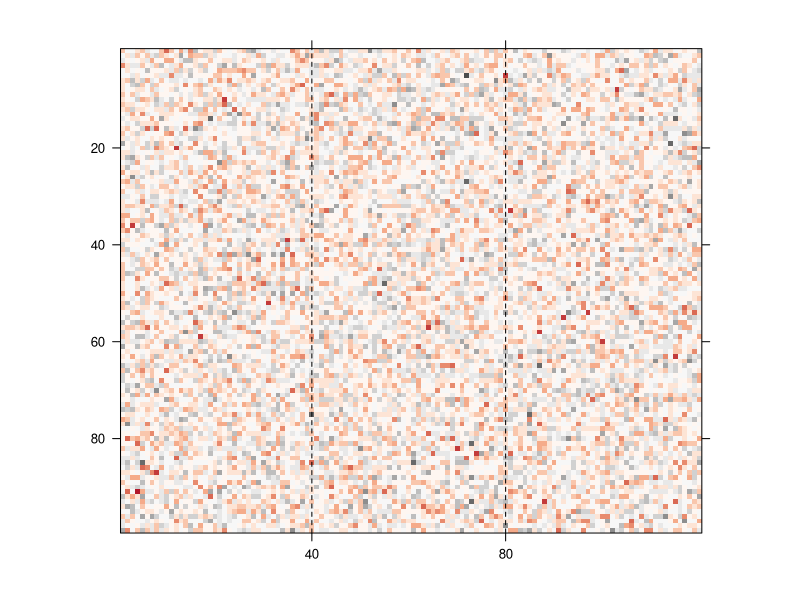
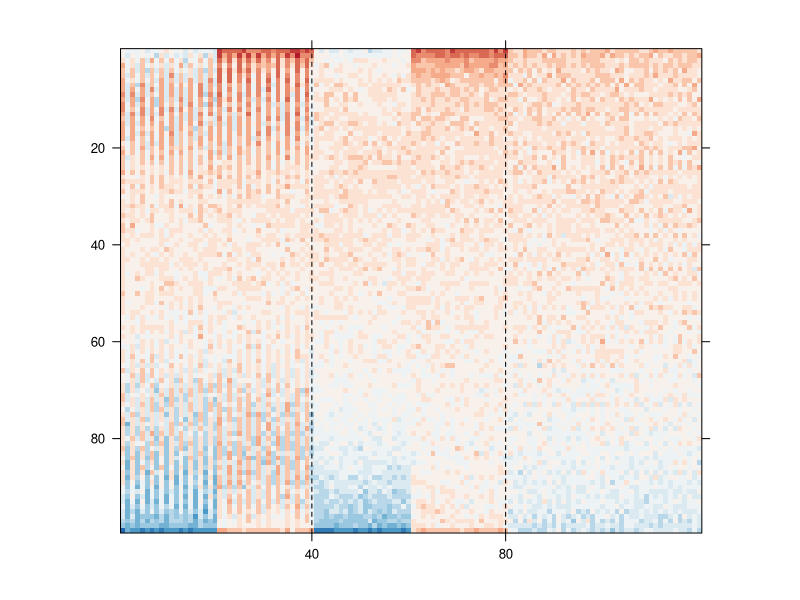
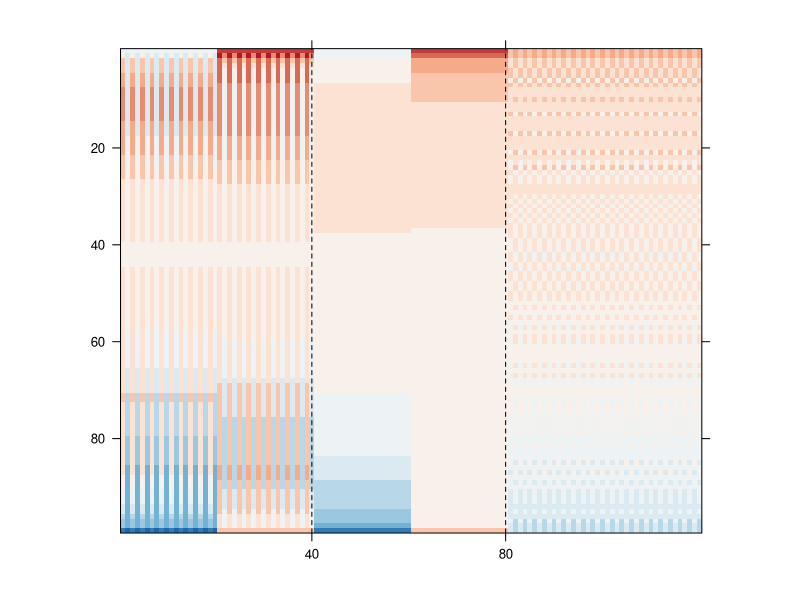
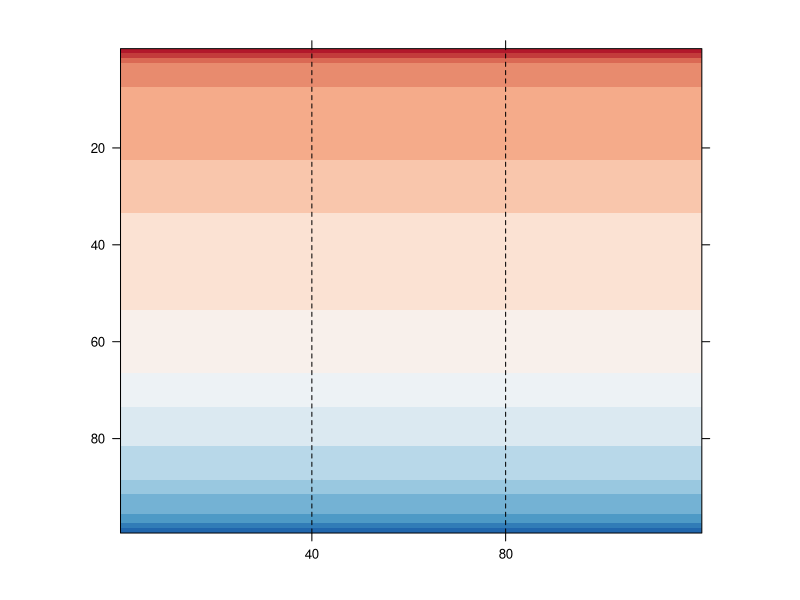
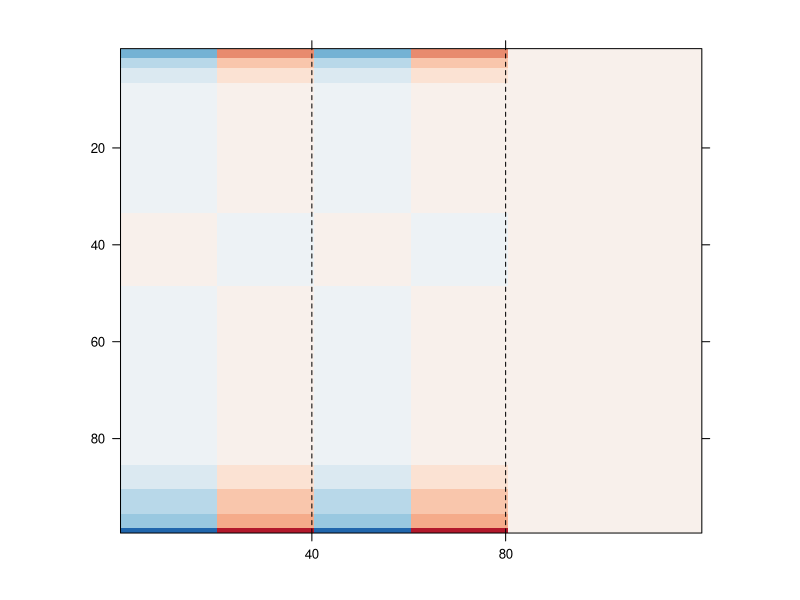
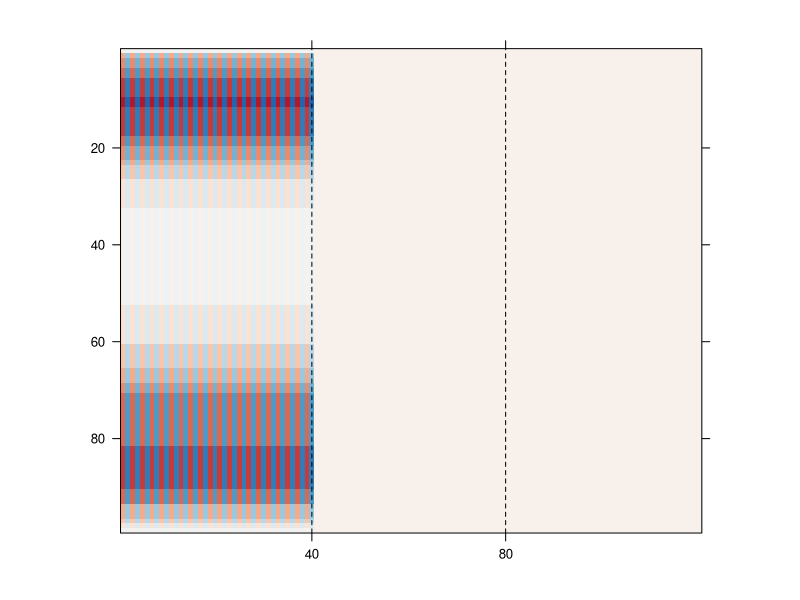
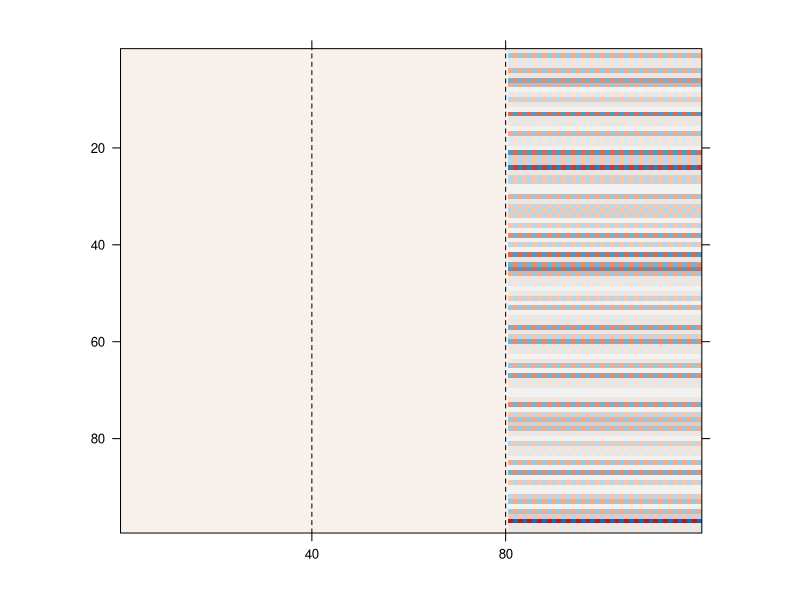
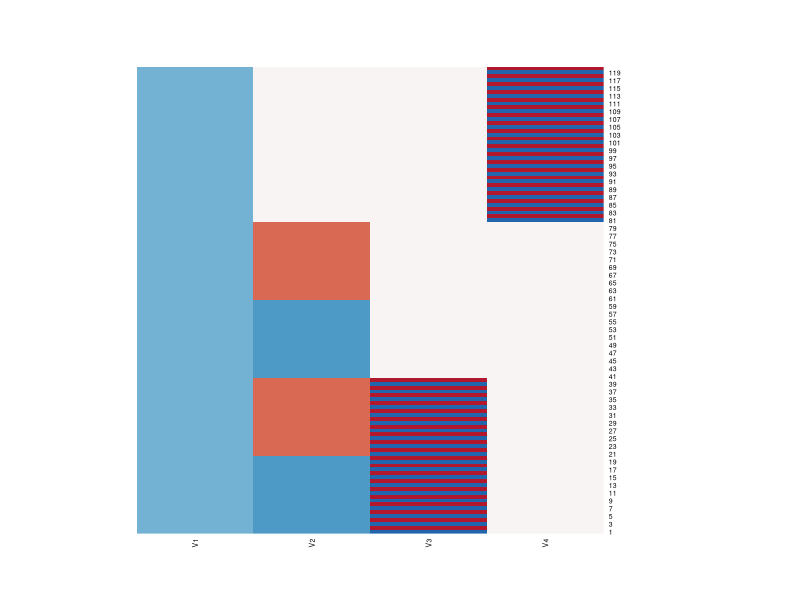

Source code (R) for these figures, in order:

rm(list = ls())
library(RColorBrewer) #Heatmap color
require(lattice)

##### Toy data, Check Figure 1 in Notes : Y=UV+E #####

n=100  # Sample size, signal
p=120 # Dim of Y,V
q=40   # Dim of X,B
r=4    # r is the intrinsic rank of Y

gv=3; size.groupv=p/gv  # group number of Y and v
gb=4; size.groupb=q/gb   # group number of X and b

# U=XB+F, but just plot U for the toy data, no need to simulate B and F....
set.seed(1234)
U1=as.matrix(sort(rnorm(n,0,15),decreasing=F)); sd(U1)
for_u2=sort(rnorm(n,0,2),decreasing=F); U2=as.matrix(1.5*for_u2^2+for_u2); sd(U2)
for_u3=sort(runif(n,-1,1),decreasing=F); U3=as.matrix(100*(for_u3^4-for_u3^2)); sd(U3)
U4=as.matrix(rnorm(n,0,5)); sd(U4)
U=as.matrix(cbind(U1,U2,U3,U4))


#plot(U4,pch=20,xlab="",ylab="",cex.axis=0.5)
# quartz.save(file="U4.png", type = "png", device = dev.cur(),
#             dpi = 300, width=7, height=4)

# V
V1=rep(1,p); V1=V1/norm(V1,"2")     # Full-Joint
V2=c(rep(1,20),rep(-1,20),rep(1,20),rep(-1,20),rep(0,40)); V2=V2/norm(V2,"2")   # Partial-Joint in block 1 and 2
V3=c(rep(c(1,-1),20),rep(0,80)); V3=V3/norm(V3,"2")   # Individual in block 1
V4=c(rep(0,80),rep(c(1,-1),20)); V4=V4/norm(V4,"2")   # Individual in block 3
V=as.matrix(cbind(V1,V2,V3,V4)); apply(V,2,function(x) norm(x,"2"))

gp=ceiling(1:p/ size.groupv)

# E
set.seed(1234)
E=matrix(rnorm(n*p,0,1),nrow=n)


# Seperate V, Y into blocks;
Signal=U%*%t(V)
Signal1=Signal[,1:40]; Signal2=Signal[,41:80]; Signal3=Signal[,81:120]

toy_fullJ=U1%*%t(V1); toy_partialJ=U2%*%t(V2); toy_ind_1=U3%*%t(V3); toy_ind_2=U4%*%t(V4)

Toy_Y=Signal+E
Toy_Y1=as.matrix(Toy_Y[,1:40]); Toy_Y2=as.matrix(Toy_Y[,41:80]); Toy_Y3=as.matrix(Toy_Y[,81:120]) 

##### Heatmaps #####
par(mar=c(4,4,4,4),mgp=c(2,0.8,0),oma=c(0,0,2,0))
# quartz.save(file="./ToyDataPlot/Ind2.png", type = "png", device = dev.cur(),
#             dpi = 300, width=5, height=5)
# Error Heatmap
levelplot(t(E[n:1,]),  
          xlab="", ylab="", main="", 
          col.regions=colorRampPalette(brewer.pal(9, "RdGy"))(50), colorkey=F,
          scales=list(x=list(at=c(40,80),label=c(40,80)),y=list(at=c(20,40,60,80),label=c(80,60,40,20))),
          panel = function(...){
                  panel.levelplot(...)
                  panel.abline(v = c(40,80),lty=2)
          })

# Y Heatmaps
levelplot(t(Toy_Y[n:1,]), 
        xlab="", ylab="", main="", 
        scales=list(x=list(at=c(40,80),label=c(40,80)),y=list(at=c(20,40,60,80),label=c(80,60,40,20))),
        col.regions=colorRampPalette(brewer.pal(9, "RdBu"))(50), colorkey=F,
        panel = function(...){
                panel.levelplot(...)
                panel.abline(v = c(40,80),lty=2)
        })

# heatmap(Toy_Y1,scale = "none",Rowv = NA,Colv = NA, cexRow = 0.5,cexCol = 0.5,
#         xlab=NULL, ylab=NULL, margins=c(4,4), main="Y1", 
#         col= colorRampPalette(brewer.pal(9, "RdBu"))(50))
# 
# heatmap(Toy_Y2,scale = "none",Rowv = NA,Colv = NA, cexRow = 0.5,cexCol = 0.5,
#         xlab=NULL, ylab=NULL, margins=c(4,4), main="Y2", 
#         col= colorRampPalette(brewer.pal(9, "RdBu"))(50))
# 
# heatmap(Toy_Y3,scale = "none",Rowv = NA,Colv = NA, cexRow = 0.5,cexCol = 0.5,
#         xlab=NULL, ylab=NULL, margins=c(4,4), main="Y3", 
#         col= colorRampPalette(brewer.pal(9, "RdBu"))(50))

# Signal Heatmap

levelplot(t(Signal[n:1,]), 
          xlab="", ylab="", main="", 
          col.regions=colorRampPalette(brewer.pal(9, "RdBu"))(50), colorkey=F,
          scales=list(x=list(at=c(40,80),label=c(40,80)),y=list(at=c(20,40,60,80),label=c(80,60,40,20))),
          panel = function(...){
                  panel.levelplot(...)
                  panel.abline(v = c(40,80),lty=2)
          })

# Signal Heatmap - Patterns
levelplot(t(toy_fullJ[n:1,]),
          xlab="", ylab="", main="", 
          col.regions=colorRampPalette(brewer.pal(9, "RdBu"))(50), colorkey=F,
          scales=list(x=list(at=c(40,80),label=c(40,80)),y=list(at=c(20,40,60,80),label=c(80,60,40,20))),
          panel = function(...){
                  panel.levelplot(...)
                  panel.abline(v = c(40,80),lty=2)
          })

levelplot(t(toy_partialJ[n:1,]), 
          xlab="", ylab="", main="", 
          col.regions=colorRampPalette(brewer.pal(9, "RdBu"))(50), colorkey=F,
          scales=list(x=list(at=c(40,80),label=c(40,80)),y=list(at=c(20,40,60,80),label=c(80,60,40,20))),
          panel = function(...){
                  panel.levelplot(...)
                  panel.abline(v = c(40,80),lty=2)
          })

levelplot(t(toy_ind_1[n:1,]), 
          xlab="", ylab="", main="", 
          col.regions=colorRampPalette(brewer.pal(9, "RdBu"))(50), colorkey=F,
          scales=list(x=list(at=c(40,80),label=c(40,80)),y=list(at=c(20,40,60,80),label=c(80,60,40,20))),
          panel = function(...){
                  panel.levelplot(...)
                  panel.abline(v = c(40,80),lty=2)
          })

levelplot(t(toy_ind_2[n:1,]), 
          xlab="", ylab="", main="", 
          col.regions=colorRampPalette(brewer.pal(9, "RdBu"))(50), colorkey=F,
          scales=list(x=list(at=c(40,80),label=c(40,80)),y=list(at=c(20,40,60,80),label=c(80,60,40,20))),
          panel = function(...){
                  panel.levelplot(...)
                  panel.abline(v = c(40,80),lty=2)
          })

# Signal Heatmaps - Blocks
# heatmap(Signal1,scale = "none",Rowv = NA,Colv = NA, cexRow = 0.5,cexCol = 0.5,
#         xlab=NULL, ylab=NULL, margins=c(4,4), main="Signal-1", 
#         col= colorRampPalette(brewer.pal(9, "RdBu"))(50))
# heatmap(Signal2,scale = "none",Rowv = NA,Colv = NA, cexRow = 0.5,cexCol = 0.5,
#         xlab=NULL, ylab=NULL, margins=c(4,4), main="Signal-2", 
#         col= colorRampPalette(brewer.pal(9, "RdBu"))(50))
# heatmap(Signal3,scale = "none",Rowv = NA,Colv = NA, cexRow = 0.5,cexCol = 0.5,
#         xlab=NULL, ylab=NULL, margins=c(4,4), main="Signal-3", 
#         col= colorRampPalette(brewer.pal(9, "RdBu"))(50))

# U and V maps
heatmap(V,scale = "none",Rowv = NA,Colv = NA, cexRow = 0.5,cexCol = 0.5,
        xlab=NULL, ylab=NULL, margins=c(4,4), main="", 
        col= colorRampPalette(brewer.pal(9, "RdBu"))(50))

heatmap(U,scale = "none",Rowv = NA,Colv = NA, cexRow = 0.5,cexCol = 0.5,
        xlab=NULL, ylab=NULL, margins=c(4,4), main="", 
        col= colorRampPalette(brewer.pal(9, "RdBu"))(50))





